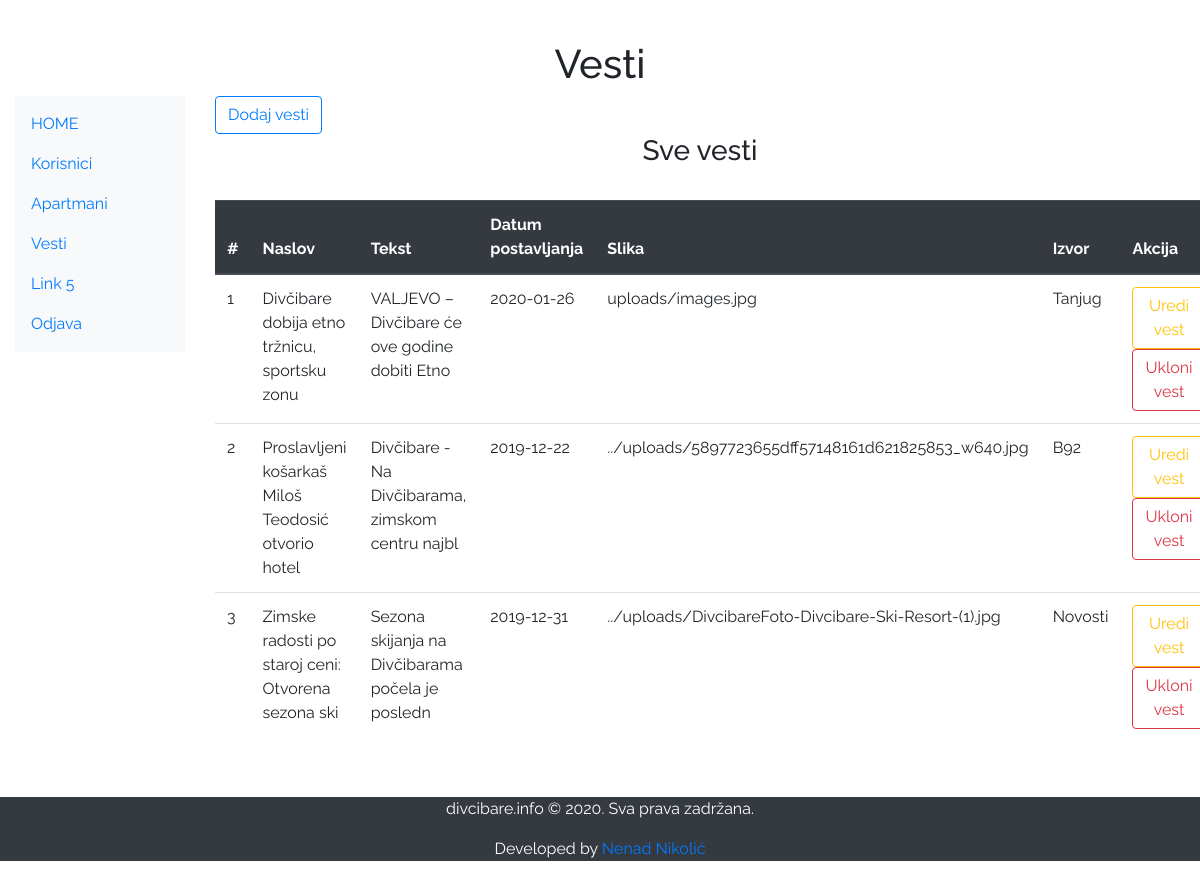
Page /admin/news.view.php on the committed database.
### tables this page shows
CREATE TABLE `news` (
  `id` int(11) NOT NULL,
  `title` varchar(150) NOT NULL,
  `article` longtext NOT NULL,
  `date_post` date NOT NULL,
  `image` varchar(250) NOT NULL,
  `source` varchar(50) NOT NULL
);

### admin/news.view.php (the view)
<?php require '../includes/top.php';
require '../connection.php';
$sql = "SELECT * FROM news";
$query = mysqli_query($conn, $sql);
$results = mysqli_fetch_all($query, MYSQLI_ASSOC);
?>
<div class="container-fluid">
	<h1 class="text-center">Vesti</h1>
	<div class="row">
		<div class="col-sm-2">
			<?php
				require 'includes/left.php';
			?>
		</div>
		<div class="col-sm-10">
			<a href="add.news.view.php" class="btn btn-outline-primary" role="button" name="addNewsBtn">Dodaj vesti</a>
			<br>
			<h3 class="text-center">Sve vesti</h3>
			<br>
			<table class="table">
				<thead class="thead-dark">
					<tr>
						<th>#</th>
						<th>Naslov</th>
						<th>Tekst</th>
						<th>Datum postavljanja</th>
						<th>Slika</th>
						<th>Izvor</th>
						<th>Akcija</th>
					</tr>
				</thead>
				<tbody>
				<?php foreach($results as $result) : ?>
					<tr>
						<td><?php echo $result['id']; ?></td>
						<td><?php echo $result['title']; ?></td>
						<td><?php echo substr($result['article'], 0, 50); ?></td>
						<td><?php echo $result['date_post']; ?></td>
						<td><?php echo $result['image']; ?></td>
						<td><?php echo $result['source']; ?></td>
						<td><a href="update.news.view.php?id=<?php echo $result['id']; ?>" class="btn btn-outline-warning">Uredi vest</a> <a href="" class="btn btn-outline-danger">Ukloni vest</a></td>
					</tr>
				<?php endforeach; ?>
				</tbody>
			</table>
		</div>
	</div>
</div>
<?php require '../includes/bottom.php'; ?>

### includes/top.php (style rules this page uses)
body,h1,h2,h3,h4,h5,h6 { font-family: "Raleway", Arial, Helvetica, sans-serif }
.container-fluid { padding-top: 40px; padding-bottom: 40px; }

### rows in the picture
news: id "1", title "Divčibare dobija etno tržnicu, sportsku zonu", article "VALJEVO – Divčibare će ove godine dobiti Etno", date_post "2020-01-26", image "uploads/images.jpg", source "Tanjug"
news: id "2", title "Proslavljeni košarkaš Miloš Teodosić otvorio hotel", article "Divčibare - Na Divčibarama, zimskom centru najbl", date_post "2019-12-22", image "../uploads/5897723655dff57148161d621825853_w640.jpg", source "B92"
news: id "3", title "Zimske radosti po staroj ceni: Otvorena sezona ski", article "Sezona skijanja na Divčibarama počela je posledn", date_post "2019-12-31", image "../uploads/DivcibareFoto-Divcibare-Ski-Resort-(1).jpg", source "Novosti"
